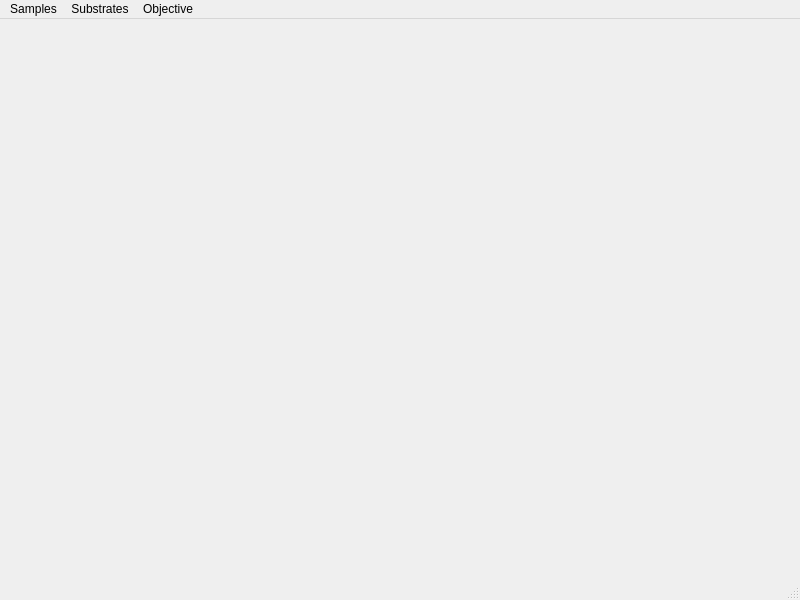
<?xml version="1.0" encoding="UTF-8"?>
<ui version="4.0">
 <class>MainWindow</class>
 <widget class="QMainWindow" name="MainWindow">
  <property name="geometry">
   <rect>
    <x>0</x>
    <y>0</y>
    <width>800</width>
    <height>600</height>
   </rect>
  </property>
  <property name="windowTitle">
   <string>MainWindow</string>
  </property>
  <widget class="QWidget" name="centralwidget"/>
  <widget class="QStatusBar" name="statusbar"/>
  <widget class="QMenuBar" name="menubar">
   <property name="geometry">
    <rect>
     <x>0</x>
     <y>0</y>
     <width>800</width>
     <height>23</height>
    </rect>
   </property>
   <widget class="QMenu" name="menuSamples">
    <property name="title">
     <string>Samples</string>
    </property>
    <addaction name="actionMoS2"/>
    <addaction name="actionWS2"/>
    <addaction name="actionWSe2"/>
   </widget>
   <widget class="QMenu" name="menuSubstrates">
    <property name="title">
     <string>Substrates</string>
    </property>
    <widget class="QMenu" name="menuSiO2_Si">
     <property name="title">
      <string>SiO2/Si</string>
     </property>
     <addaction name="separator"/>
     <addaction name="actionThinknoss"/>
     <addaction name="separator"/>
     <addaction name="action70nm"/>
     <addaction name="action270nm"/>
    </widget>
    <addaction name="menuSiO2_Si"/>
    <addaction name="actionSapphire"/>
   </widget>
   <widget class="QMenu" name="menuObjective">
    <property name="title">
     <string>Objective</string>
    </property>
    <addaction name="action10_X"/>
    <addaction name="action20"/>
    <addaction name="action50"/>
    <addaction name="action100"/>
   </widget>
   <addaction name="menuSamples"/>
   <addaction name="menuSubstrates"/>
   <addaction name="menuObjective"/>
  </widget>
  <action name="actionMoS2">
   <property name="text">
    <string>MoS2</string>
   </property>
  </action>
  <action name="actionWS2">
   <property name="text">
    <string>WS2</string>
   </property>
  </action>
  <action name="actionWSe2">
   <property name="text">
    <string>WSe2</string>
   </property>
  </action>
  <action name="actionSapphire">
   <property name="text">
    <string>Sapphire</string>
   </property>
  </action>
  <action name="actionThinknoss">
   <property name="text">
    <string>Thinkniss</string>
   </property>
  </action>
  <action name="action70nm">
   <property name="text">
    <string>70nm</string>
   </property>
  </action>
  <action name="action270nm">
   <property name="text">
    <string>270nm</string>
   </property>
  </action>
  <action name="action10_X">
   <property name="text">
    <string>10 ×</string>
   </property>
  </action>
  <action name="action20">
   <property name="text">
    <string>20 ×</string>
   </property>
  </action>
  <action name="action50">
   <property name="text">
    <string>50 ×</string>
   </property>
  </action>
  <action name="action100">
   <property name="text">
    <string>100 ×</string>
   </property>
  </action>
 </widget>
 <resources/>
 <connections/>
</ui>
